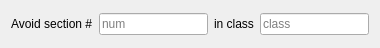
<?xml version="1.0" encoding="UTF-8"?>
<ui version="4.0">
 <class>AvoidWidgetItem</class>
 <widget class="QWidget" name="AvoidWidgetItem">
  <property name="geometry">
   <rect>
    <x>0</x>
    <y>0</y>
    <width>380</width>
    <height>48</height>
   </rect>
  </property>
  <property name="windowTitle">
   <string>Form</string>
  </property>
  <layout class="QVBoxLayout" name="verticalLayout">
   <item>
    <layout class="QHBoxLayout" name="horizontalLayout">
     <item>
      <widget class="QLabel" name="label">
       <property name="text">
        <string>Avoid section #</string>
       </property>
      </widget>
     </item>
     <item>
      <widget class="QLineEdit" name="lineEdit">
       <property name="placeholderText">
        <string>num</string>
       </property>
      </widget>
     </item>
     <item>
      <widget class="QLabel" name="label_2">
       <property name="text">
        <string>in class</string>
       </property>
      </widget>
     </item>
     <item>
      <widget class="QLineEdit" name="lineEdit_2">
       <property name="placeholderText">
        <string>class</string>
       </property>
      </widget>
     </item>
    </layout>
   </item>
  </layout>
 </widget>
 <resources/>
 <connections/>
</ui>
